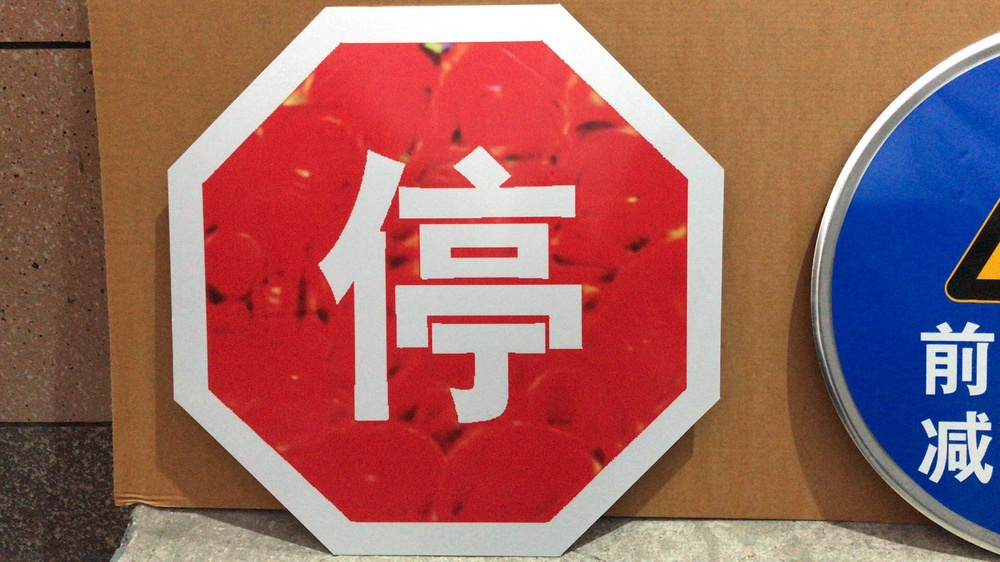
#> input picture test.jpg, 1000 x 562 px, shrunk from 1397 x 785 before the run
$ python minus.py test.jpg bg.jpg bg.jpg
#> lines starting #> are read from the running program, lines starting #| are printed output that depends on the picture
from PIL import Image, ImageChops
import sys

if __name__ == '__main__':
    a = sys.argv[1]
    b = sys.argv[2]
    c = sys.argv[3]

    img1 = Image.open(a)
#> img1 is the input picture: PIL image 1000x562 RGB; mean R, G, B 155.1, 100.3, 96.1
    img2 = Image.open(b)
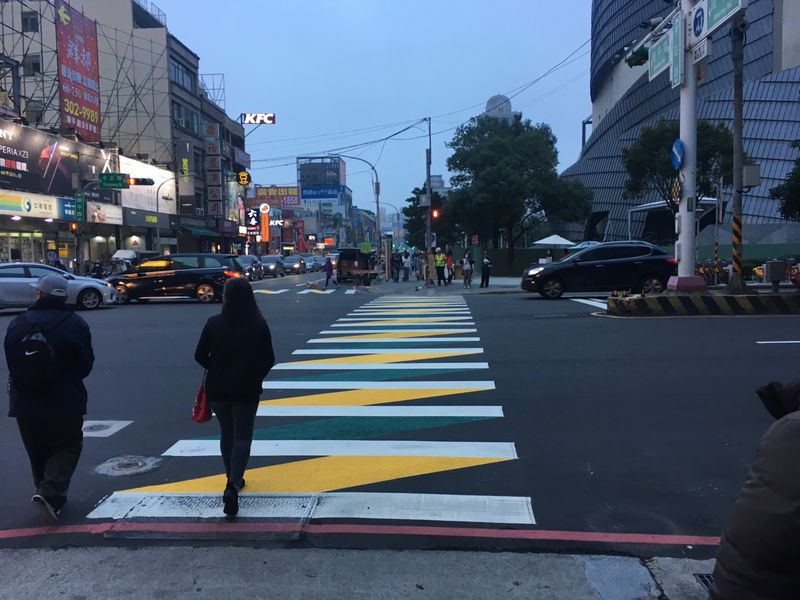
#> input picture bg.jpg, 800 x 600 px
#> img2 is the input picture: PIL image 800x600 RGB; mean R, G, B 74.9, 88.6, 107.7
    img1_rev = ImageChops.invert(img1)
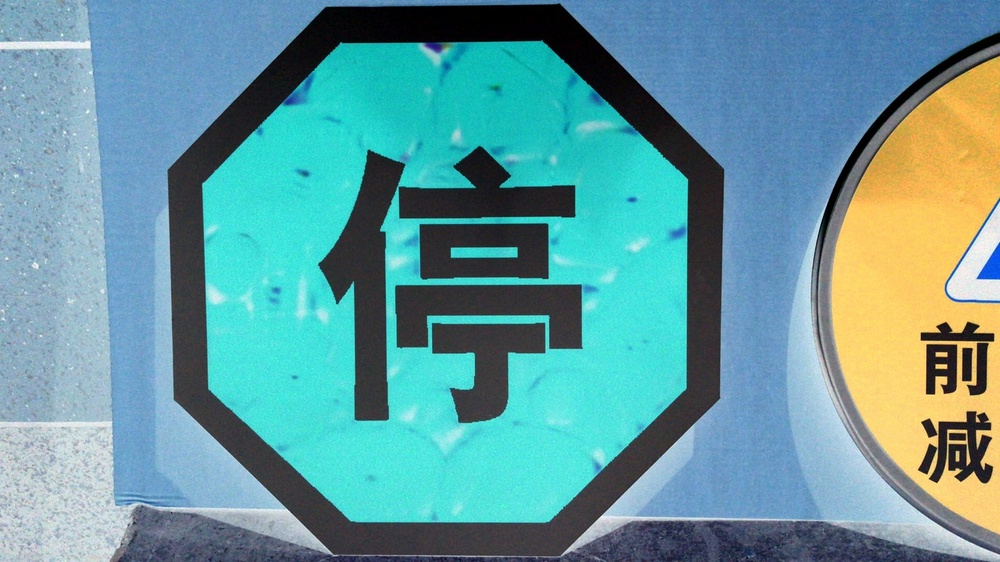
#> img1_rev: PIL image 1000x562 RGB; mean R, G, B 99.9, 154.7, 158.9
#> (the run stopped early here; a loop or call above may not have finished)
